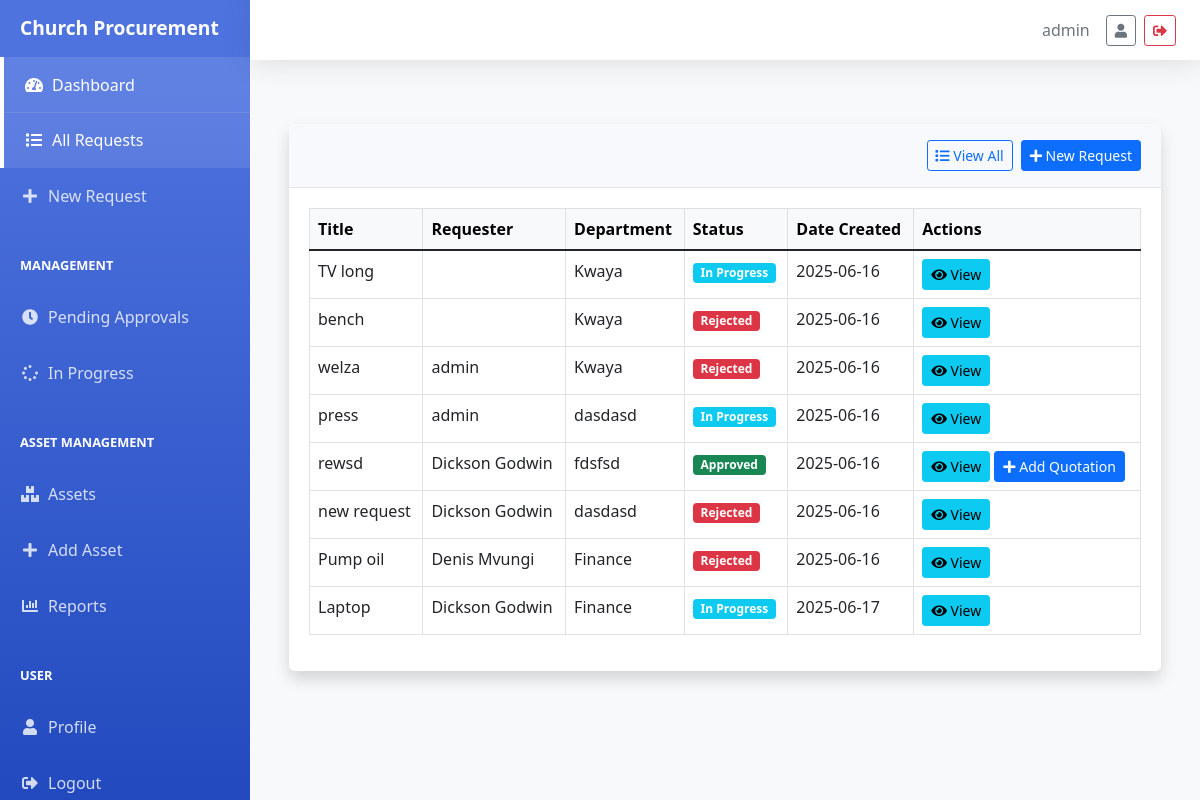
Page /procurement/requests/ (signed in) on the earlier database version.
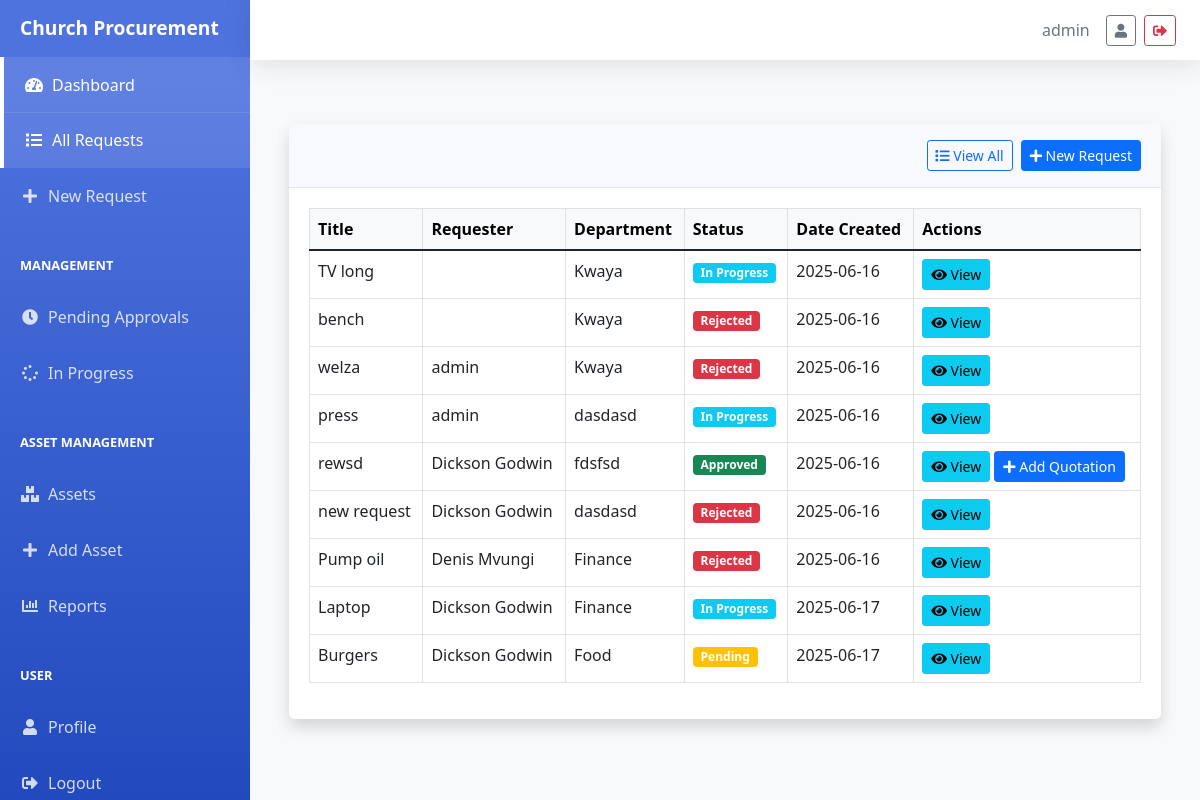
Same page on the later database version.
### procurement/models/procurement.py (models this page shows, shortened)
class PurchaseRequest(models.Model):
    STATUS_CHOICES = [
        ('PENDING', 'Pending'),
        ('APPROVED', 'Approved'),
        ('REJECTED', 'Rejected'),
        ('QUOTATION_SELECTED', 'Quotation Selected'),
        ('IN_PROGRESS', 'In Progress'),
        ('COMPLETED', 'Completed')
    ]
    title = models.CharField(max_length=200)
    description = models.TextField()
    requester = models.CharField(max_length=100)
    department = models.CharField(max_length=100)
    status = models.CharField(max_length=20, choices=STATUS_CHOICES, default='PENDING')
    date_created = models.DateTimeField(auto_now_add=True)
    rejection_reason = models.TextField(blank=True, null=True)
    approved_by = models.CharField(max_length=100, blank=True, null=True)
    approved_date = models.DateTimeField(null=True, blank=True)
    selected_quotation = models.ForeignKey('Quotation', null=True, blank=True, on_delete=models.SET_NULL, related_name='selected_for_requests')
    tracker = FieldTracker(fields=['status'])

### procurement/views/procurement_views.py (the view)
# urls.py: path('requests/', PurchaseRequestListView.as_view(), name='request_list'),
class PurchaseRequestListView(LoginRequiredMixin, ListView):
    model = PurchaseRequest
    template_name = 'procurement/request_list.html'
    context_object_name = 'requests'
    def get_queryset(self):
        queryset = super().get_queryset()
        status = self.request.GET.get('status')
        if status:
            queryset = queryset.filter(status=status.upper())
        return queryset

### procurement/templates/procurement/request_list.html (shortened to what this page needs)
{% extends "base.html" %}
{% block content %}
<div class="container-fluid py-4">
    <div class="row mb-4">
        <div class="col">
            <div class="card shadow">
                <div class="card-header py-3 d-flex flex-row align-items-center justify-content-between">
                    <div class="d-flex align-items-center">
                        {% if current_status != 'ALL' %}
                        <a href="{% url 'procurement:request_list' %}" class="btn btn-outline-primary btn-sm me-2">
                            <i class="fas fa-list"></i> View All
                        </a>
                        {% endif %}
                        <a href="{% url 'procurement:request_create' %}" class="btn btn-primary btn-sm">
                            <i class="fas fa-plus"></i> New Request
                        </a>
                    </div>
                </div>
                <div class="card-body">
                    <div class="table-responsive">
                        <table class="table table-bordered table-hover">
                            <thead class="table-light">
                                <tr>
                                    <th>Title</th>
                                    <th>Requester</th>
                                    <th>Department</th>
                                    <th>Status</th>
                                    <th>Date Created</th>
                                    <th>Actions</th>
                                </tr>
                            </thead>
                            <tbody>
                                {% for request in requests %}
                                <tr>
                                    <td>{{ request.title }}</td>
                                    <td>{{ request.requester }}</td>
                                    <td>{{ request.department }}</td>
                                    <td>
                                        <span class="badge {% if request.status == 'PENDING' %}bg-warning
                                            {% elif request.status == 'APPROVED' %}bg-success
                                            {% elif request.status == 'REJECTED' %}bg-danger
                                            {% elif request.status == 'IN_PROGRESS' %}bg-info
                                            {% else %}bg-secondary{% endif %}">
                                            {{ request.get_status_display }}
                                        </span>
                                    </td>
                                    <td>{{ request.date_created|date:"Y-m-d" }}</td>
                                    <td>
                                        <a href="{% url 'procurement:request_detail' request.pk %}" class="btn btn-sm btn-info">
                                            <i class="fas fa-eye"></i> View
                                        </a>
                                        {% if request.status == 'APPROVED' %}
                                        <a href="{% url 'procurement:quotation_create' request.pk %}" class="btn btn-sm btn-primary">
                                            <i class="fas fa-plus"></i> Add Quotation
                                        </a>
                                        {% endif %}
                                    </td>
                                </tr>
                                {% empty %}
                                <tr>
                                    <td colspan="6" class="text-center">No purchase requests found.</td>
                                </tr>
                                {% endfor %}
                            </tbody>
                        </table>
                    </div>
                </div>
            </div>
        </div>
    </div>
</div>
{% endblock %}

Differences in the rows shown:
added PurchaseRequest: title "Burgers", requester "Dickson Godwin", department "Food", status "Pending", date_created "2025-06-17"
